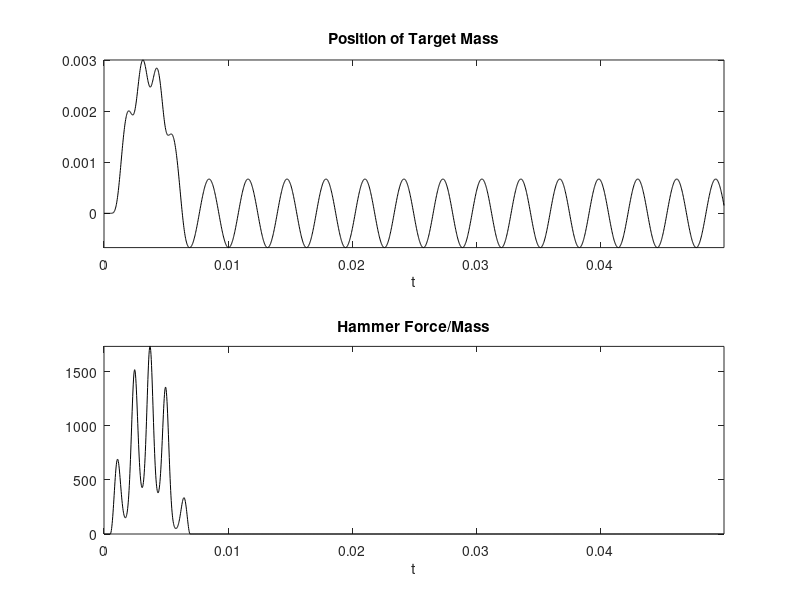

This chart was generated by the following MATLAB code:
% matlab script hammermass.m
% hammer collision with a mass-spring system

%%%%%% begin global parameters

SR = 44100;                     % sample rate (Hz)
xH0 = -0.001; vH0 = 2;          % initial conditions of hammer
TF = 0.05;                      % duration of simulation (s)
w0 = 2000;                      % angular frequency of mass-spring system
MR = 10;                        % hammer/target mass ratio
wH = 1000;                      % stiffness parameter for hammer
alpha = 2;                      % hammer stiffness nonlinearity exponent

%%%%%% end global parameters

% derived parameters

k = 1/SR;
NF = floor(TF*SR); 

% initialization

uH2 = xH0; uH1 = xH0+k*vH0;         % hammer
u2 = 0; u1 = 0;                     % mass-spring system
out = zeros(NF,1); f = zeros(NF,1);
out(1) = u2; out(2) = u1;

%%%%%% start main loop

for n=3:NF
    if(uH1>u1)
        f(n-1) = wH^(1+alpha)*(uH1-u1)^alpha;
    else f(n-1) = 0;
    end
    uH = 2*uH1-uH2-k^2*f(n-1);
    u = 2*u1-u2-w0^2*k^2*u1+MR*k^2*f(n-1);
    out(n) = u;
    u2 = u1; u1 = u;
    uH2 = uH1; uH1 = uH;
end

%%%%%% end main loop

% plots of displacement of target mass and force

subplot(2,1,1)
plot([0:NF-1]*k, out, 'k'); title('Position of Target Mass'); xlabel('t');
axis tight
subplot(2,1,2)
plot([0:NF-1]*k, f, 'k'); title('Hammer Force/Mass'); xlabel('t');
axis tight    

